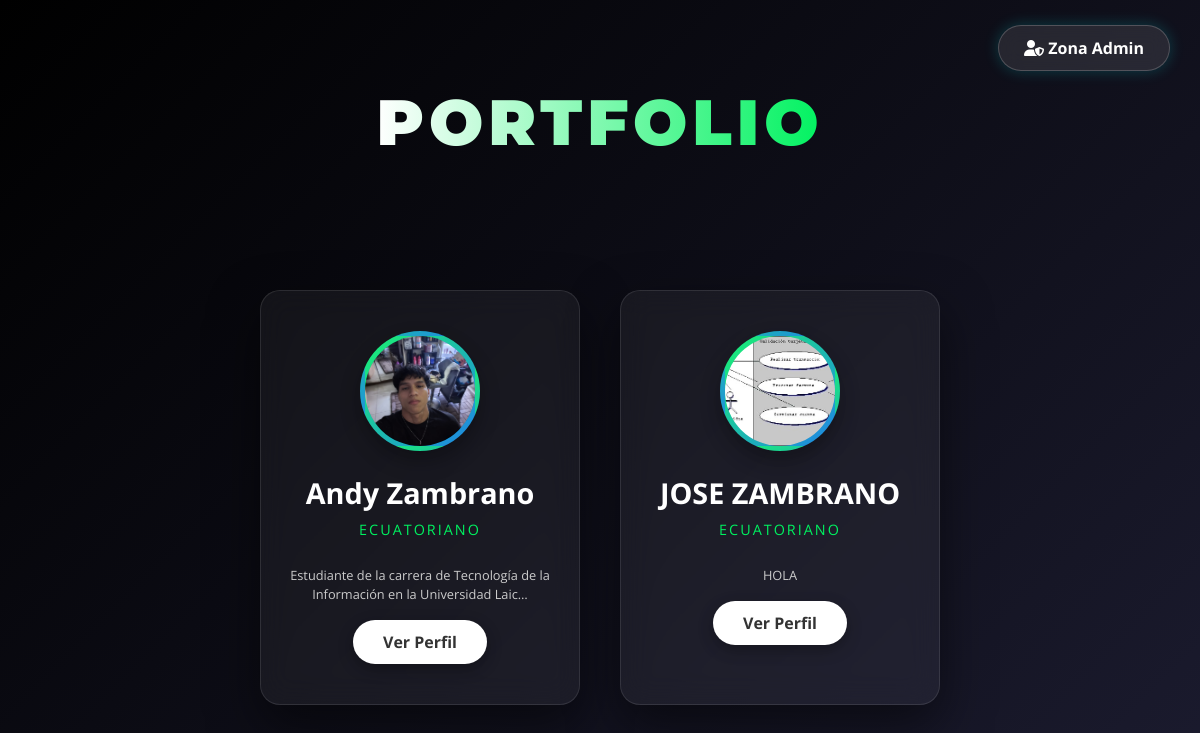
The page / on the database its author committed.
### tasks/models.py (models this page shows, shortened)
class DatosPersonales(models.Model):
    solo_numeros = RegexValidator(r'^\d+$', 'Solo se permiten números (0-9).')
    user = models.OneToOneField(User, on_delete=models.CASCADE)
    nombres = models.CharField(max_length=60)
    apellidos = models.CharField(max_length=60)
    descripcionperfil = models.TextField(max_length=500)
    nacionalidad = models.CharField(max_length=20, default="Ecuatoriana")
    fechanacimiento = models.DateField(verbose_name="Fecha de Nacimiento")
    numerocedula = models.CharField(max_length=10, unique=True, validators=[solo_numeros], verbose_name="Cédula")
    sexo = models.CharField(max_length=1, choices=[('H', 'Hombre'), ('M', 'Mujer')])
    ESTADO_CIVIL_CHOICES = [('Soltero/a', 'Soltero/a'), ('Casado/a', 'Casado/a'), ('Divorciado/a', 'Divorciado/a'), ('Viudo/a', 'Viudo/a'), ('Unión Libre', 'Unión Libre')]
    estadocivil = models.CharField(max_length=20, choices=ESTADO_CIVIL_CHOICES, default="Soltero/a", verbose_name="Estado Civil")
    LICENCIA_CHOICES = [('A', 'Tipo A (Motos)'), ('B', 'Tipo B (Autos)'), ('C', 'Tipo C (Taxis)'), ('D', 'Tipo D (Bus)'), ('E', 'Tipo E (Pesados)'), ('F', 'Tipo F (Especiales)'), ('G', 'Tipo G (Maquinaria)')]
    licenciaconducir = models.CharField(max_length=5, choices=LICENCIA_CHOICES, blank=True, null=True, verbose_name="Licencia de Conducir")
    telefonofijo = models.CharField(max_length=15, blank=True, validators=[solo_numeros], verbose_name="Celular/Fijo")
    telefonoconvencional = models.CharField(max_length=15, blank=True, null=True, validators=[solo_numeros], verbose_name="Tel. Convencional")
    direcciondomiciliaria = models.CharField(max_length=100, verbose_name="Domicilio")
    direcciontrabajo = models.CharField(max_length=100, blank=True, null=True, verbose_name="Dirección Trabajo")
    sitioweb = models.URLField(blank=True, verbose_name="Sitio Web")
    mostrar_experiencia = models.BooleanField(default=True, verbose_name="Mostrar Pestaña Experiencia")
    mostrar_productos_laborales = models.BooleanField(default=True, verbose_name="Mostrar Pestaña Productos Laborales")
    mostrar_reconocimientos = models.BooleanField(default=True, verbose_name="Mostrar Pestaña Certificados")
    mostrar_cursos = models.BooleanField(default=True, verbose_name="Mostrar Pestaña Cursos")
    mostrar_productos_academicos = models.BooleanField(default=True, verbose_name="Mostrar Pestaña Productos Académicos")
    mostrar_garage = models.BooleanField(default=True, verbose_name="Mostrar Botón Venta Garage")
    mostrar_botones = models.BooleanField(default=True, verbose_name="Mostrar Botones Superiores")
    foto_portada = models.ImageField(upload_to='portadas/', verbose_name="Foto de Portada", blank=True, null=True)

### tasks/views.py (the view)
# urls.py: path('', views.welcome_view, name='welcome'),
def welcome_view(request):
    perfiles = DatosPersonales.objects.all()
    return render(request, 'home.html', {'perfiles': perfiles})

### tasks/templates/home.html (shortened to what this page needs)
{% extends 'base.html' %}

### tasks/templates/base.html (shortened to what this page needs)
{% load static %}
<!DOCTYPE html>
<html lang="es">
<head>
    <link href="https://cdn.jsdelivr.net/npm/bootstrap@5.3.0/dist/css/bootstrap.min.css" rel="stylesheet">
    <link rel="stylesheet" href="https://cdnjs.cloudflare.com/ajax/libs/font-awesome/6.4.0/css/all.min.css">
</head>
<body>
    <a href="/admin/" class="btn-admin-top">
        <i class="fas fa-user-shield"></i> Zona Admin
    </a>
    <div class="header-container">
        <div class="main-title">PORTFOLIO</div>
        <div class="subtitle"></div>
    </div>
    <div class="cards-container">
        {% for p in perfiles %}
            <div class="profile-card" data-tilt onclick="location.href='{% url 'cv_view' p.id %}'">
                <div class="img-box">
                    {% if p.foto_portada %}
                        <img src="{{ p.foto_portada.url }}" alt="{{ p.nombres }}">
                    {% else %}
                        <img src="{% static 'perfil_andy.jpeg' %}" alt="Sin foto">
                    {% endif %}
                </div>
                <div class="info-box">
                    <div class="name">{{ p.nombres }} {{ p.apellidos }}</div>
                    <span class="role">{{ p.nacionalidad }}</span>
                    <p style="font-size: 0.8rem; margin-top: 10px; color: #ccc;">
                        {{ p.descripcionperfil|truncatechars:80 }}
                    </p>
                    <a href="{% url 'cv_view' p.id %}" class="btn-view">Ver Perfil</a>
                </div>
            </div>
        {% empty %}
            <div class="empty-msg">
                <h3>No hay perfiles creados.</h3>
                <p>Ve al Admin y agrega un 'Datos Personales'.</p>
            </div>
        {% endfor %}
    </div>
</body>
</html>

### tasks/templates/base.html (style rules this page uses)
body { margin: 0; font-family: 'Open Sans', sans-serif; background: linear-gradient(-45deg, #0f0c29, #302b63, #24243e, #000000); background-size: 400% 400%; animation: gradientBG 15s ease infinite; min-height: 100vh; display: flex; flex-direction: column; align-items: center; justify-content: center; color: white; overflow-x: hidden; }
.btn-admin-top { position: absolute; top: 25px; right: 30px; background: rgba(255, 255, 255, 0.1); backdrop-filter: blur(10px); border: 1px solid rgba(255, 255, 255, 0.2); padding: 10px 25px; border-radius: 50px; color: white; text-decoration: none; font-weight: bold; transition: all 0.3s ease; box-shadow: 0 0 15px rgba(0, 255, 255, 0.2); z-index: 100; }
.header-container { text-align: center; margin-bottom: 60px; z-index: 10; }
.main-title { font-family: 'Montserrat', sans-serif; font-size: 4rem; font-weight: 900; text-transform: uppercase; letter-spacing: 5px; margin-bottom: 10px; background: linear-gradient(to right, #fff, #00f260, #0575e6, #fff); background-size: 300%; -webkit-background-clip: text; -webkit-text-fill-color: transparent; animation: shine 5s linear infinite; }
.subtitle { font-size: 1.5rem; color: #a8c0ff; height: 30px; font-weight: 600; }
.cards-container { display: flex; flex-wrap: wrap; justify-content: center; gap: 40px; padding: 20px; width: 100%; max-width: 1400px; z-index: 10; }
.profile-card { width: 320px; background: rgba(255, 255, 255, 0.05); backdrop-filter: blur(15px); border: 1px solid rgba(255, 255, 255, 0.1); border-radius: 20px; padding: 40px 20px; text-align: center; position: relative; transform-style: preserve-3d; transform: perspective(1000px); cursor: pointer; box-shadow: 0 20px 50px rgba(0,0,0,0.5); transition: 0.5s; }
.img-box { width: 120px; height: 120px; margin: 0 auto 20px; background: linear-gradient(135deg, #00f260, #0575e6); border-radius: 50%; display: flex; align-items: center; justify-content: center; font-size: 3.5rem; color: white; border: 5px solid rgba(255,255,255,0.1); transform: translateZ(30px); box-shadow: 0 10px 20px rgba(0,0,0,0.3); overflow: hidden; }
.img-box img { width: 100%; height: 100%; object-fit: cover; }
.info-box { transform: translateZ(20px); }
.name { font-size: 1.8rem; font-weight: 700; color: white; margin-bottom: 5px; text-transform: capitalize; }
.role { font-size: 0.9rem; color: #00f260; text-transform: uppercase; letter-spacing: 2px; margin-bottom: 25px; display: block; }
.btn-view { display: inline-block; padding: 10px 30px; background: white; color: #333; text-decoration: none; border-radius: 30px; font-weight: bold; transform: translateZ(40px); transition: 0.3s; box-shadow: 0 5px 15px rgba(0,0,0,0.3); }

### rows shown on the page
DatosPersonales: foto_portada (picture), nombres "Andy", apellidos "Zambrano", nacionalidad "ECUATORIANO", descripcionperfil "Estudiante de la carrera de Tecnología de la Información en la Universidad Laic…"
DatosPersonales: foto_portada (picture), nombres "JOSE", apellidos "ZAMBRANO", nacionalidad "ECUATORIANO", descripcionperfil "HOLA"
